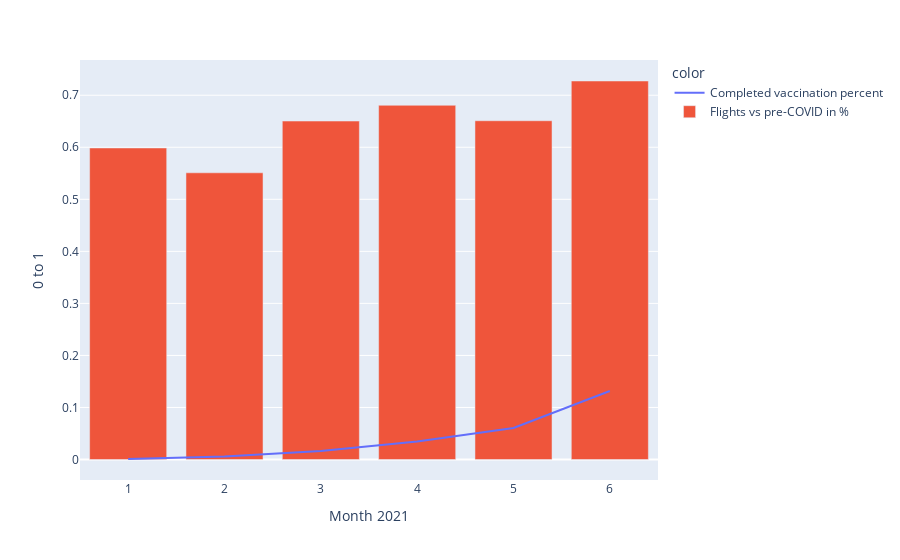

The notebook cell this image was saved under:
### Markdown cell above
<p><a name="graph4"></a></p>
<H2>Graph 4: Comparing flight levels vs. vaccination rates across countries over time, and calculating correlation</H2>
<br>
<br>
Graph shows across all countries with highest passenger counts the %-recovery of travel over time for the first 6 months of 2021, plotted against the relative amount of fully vaccinated people in the world.
<br>

### Code cell
#filter world population, for all countries included in dataset
total_considered_population=flight_data_monthly[(flight_data_monthly['year']==2021) & (flight_data_monthly['month']==6)]['population'].sum()

#create tables, filtered for June 2021 and June 2019
total2021=flight_data_monthly[flight_data_monthly['year']==2021].groupby('month').agg('sum')
total2019=flight_data_monthly[flight_data_monthly['year']==2019].groupby('month').agg('sum')

#merge tables, to show June data in single row comparing 2019 and 2021
total_merged=total2021.merge(total2019, on='month', how='inner')

#calculate relative number of flights 2021 compared to 2019 baseline, and total vaccinated levels
total_merged['flight_return_level']=total_merged['callsign_x']/total_merged['callsign_y']
total_merged['vaccination_percent']=total_merged['people_fully_vaccinated_x'].map(lambda x: x/total_considered_population)


#plot as bar chart, showing vaccination levels as a line, using plotly express
x_axis = total_merged.index
monthly_flights = total_merged['flight_return_level']
monthly_vacc = total_merged['vaccination_percent']
fig = px.line(x=x_axis, y=monthly_vacc, color=px.Constant("Completed vaccination percent"),
             labels=dict(x="Month 2021", y="0 to 1"))
fig.add_bar(x=x_axis, y=monthly_flights, name="Flights vs pre-COVID in %")
fig.show()

### Figure 1 — Plotly figure (JSON) as saved in the notebook; plotly's stock layout.template omitted (floating-point values rounded to 4 significant figures)
{"data": [{"hovertemplate": "color=Completed vaccination percent<br>Month 2021=%{x}<br>0 to 1=%{y}<extra></extra>", "legendgroup": "Completed vaccination percent", "line": {"color": "#636efa", "dash": "solid"}, "mode": "lines", "name": "Completed vaccination percent", "orientation": "v", "showlegend": true, "type": "scatter", "x": [1, 2, 3, 4, 5, 6], "xaxis": "x", "y": [0.0009862, 0.005946, 0.01613, 0.03468, 0.0605, 0.1317], "yaxis": "y"}, {"name": "Flights vs pre-COVID in %", "type": "bar", "x": [1, 2, 3, 4, 5, 6], "y": [0.5987, 0.5509, 0.6504, 0.6807, 0.651, 0.7274]}], "layout": {"legend": {"title": {"text": "color"}, "tracegroupgap": 0}, "margin": {"t": 60}, "xaxis": {"anchor": "y", "domain": [0, 1], "title": {"text": "Month 2021"}}, "yaxis": {"anchor": "x", "domain": [0, 1], "title": {"text": "0 to 1"}}}}
